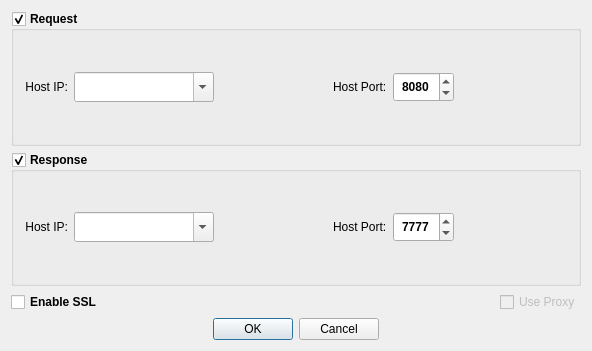
<?xml version="1.0" encoding="UTF-8"?>
<ui version="4.0">
 <class>HttpOutEditor</class>
 <widget class="QWidget" name="HttpOutEditor">
  <property name="geometry">
   <rect>
    <x>0</x>
    <y>0</y>
    <width>592</width>
    <height>351</height>
   </rect>
  </property>
  <property name="windowTitle">
   <string>HttpOutEditor</string>
  </property>
  <layout class="QVBoxLayout" name="verticalLayout_2">
   <item>
    <widget class="QGroupBox" name="RequestGroup">
     <property name="enabled">
      <bool>true</bool>
     </property>
     <property name="font">
      <font>
       <pointsize>9</pointsize>
       <weight>75</weight>
       <bold>true</bold>
      </font>
     </property>
     <property name="autoFillBackground">
      <bool>false</bool>
     </property>
     <property name="title">
      <string>Request</string>
     </property>
     <property name="checkable">
      <bool>true</bool>
     </property>
     <layout class="QGridLayout" name="gridLayout">
      <item row="0" column="0">
       <widget class="QLabel" name="label_12">
        <property name="font">
         <font>
          <pointsize>9</pointsize>
          <weight>50</weight>
          <bold>false</bold>
         </font>
        </property>
        <property name="text">
         <string>Host IP:</string>
        </property>
        <property name="alignment">
         <set>Qt::AlignRight|Qt::AlignTrailing|Qt::AlignVCenter</set>
        </property>
       </widget>
      </item>
      <item row="0" column="1">
       <widget class="QComboBox" name="RequestHostIpEdit">
        <property name="sizePolicy">
         <sizepolicy hsizetype="MinimumExpanding" vsizetype="Fixed">
          <horstretch>0</horstretch>
          <verstretch>0</verstretch>
         </sizepolicy>
        </property>
        <property name="minimumSize">
         <size>
          <width>140</width>
          <height>30</height>
         </size>
        </property>
        <property name="maximumSize">
         <size>
          <width>145</width>
          <height>16777215</height>
         </size>
        </property>
        <property name="font">
         <font>
          <pointsize>11</pointsize>
          <weight>50</weight>
          <bold>false</bold>
         </font>
        </property>
        <property name="editable">
         <bool>true</bool>
        </property>
       </widget>
      </item>
      <item row="0" column="2">
       <spacer name="horizontalSpacer">
        <property name="orientation">
         <enum>Qt::Horizontal</enum>
        </property>
        <property name="sizeHint" stdset="0">
         <size>
          <width>84</width>
          <height>20</height>
         </size>
        </property>
       </spacer>
      </item>
      <item row="0" column="3">
       <widget class="QLabel" name="label_13">
        <property name="font">
         <font>
          <pointsize>9</pointsize>
          <weight>50</weight>
          <bold>false</bold>
         </font>
        </property>
        <property name="text">
         <string>Host Port:</string>
        </property>
       </widget>
      </item>
      <item row="0" column="4">
       <widget class="QSpinBox" name="RequestHostPortSpin">
        <property name="sizePolicy">
         <sizepolicy hsizetype="Minimum" vsizetype="Fixed">
          <horstretch>0</horstretch>
          <verstretch>0</verstretch>
         </sizepolicy>
        </property>
        <property name="minimumSize">
         <size>
          <width>0</width>
          <height>30</height>
         </size>
        </property>
        <property name="maximumSize">
         <size>
          <width>80</width>
          <height>16777215</height>
         </size>
        </property>
        <property name="alignment">
         <set>Qt::AlignCenter</set>
        </property>
        <property name="maximum">
         <number>65535</number>
        </property>
        <property name="value">
         <number>8080</number>
        </property>
       </widget>
      </item>
      <item row="0" column="5">
       <spacer name="horizontalSpacer_5">
        <property name="orientation">
         <enum>Qt::Horizontal</enum>
        </property>
        <property name="sizeHint" stdset="0">
         <size>
          <width>85</width>
          <height>20</height>
         </size>
        </property>
       </spacer>
      </item>
     </layout>
    </widget>
   </item>
   <item>
    <widget class="QGroupBox" name="ResponseGroup">
     <property name="font">
      <font>
       <pointsize>9</pointsize>
       <weight>75</weight>
       <bold>true</bold>
      </font>
     </property>
     <property name="title">
      <string>Response</string>
     </property>
     <property name="checkable">
      <bool>true</bool>
     </property>
     <layout class="QGridLayout" name="gridLayout_2">
      <item row="0" column="0">
       <widget class="QLabel" name="label_14">
        <property name="font">
         <font>
          <pointsize>9</pointsize>
          <weight>50</weight>
          <bold>false</bold>
         </font>
        </property>
        <property name="text">
         <string>Host IP:</string>
        </property>
        <property name="alignment">
         <set>Qt::AlignRight|Qt::AlignTrailing|Qt::AlignVCenter</set>
        </property>
       </widget>
      </item>
      <item row="0" column="1">
       <layout class="QHBoxLayout" name="horizontalLayout">
        <item>
         <widget class="QComboBox" name="ResponseHostIpEdit">
          <property name="sizePolicy">
           <sizepolicy hsizetype="MinimumExpanding" vsizetype="Fixed">
            <horstretch>0</horstretch>
            <verstretch>0</verstretch>
           </sizepolicy>
          </property>
          <property name="minimumSize">
           <size>
            <width>140</width>
            <height>30</height>
           </size>
          </property>
          <property name="maximumSize">
           <size>
            <width>145</width>
            <height>16777215</height>
           </size>
          </property>
          <property name="editable">
           <bool>true</bool>
          </property>
         </widget>
        </item>
        <item>
         <spacer name="horizontalSpacer_2">
          <property name="orientation">
           <enum>Qt::Horizontal</enum>
          </property>
          <property name="sizeHint" stdset="0">
           <size>
            <width>40</width>
            <height>20</height>
           </size>
          </property>
         </spacer>
        </item>
        <item>
         <widget class="QLabel" name="label_15">
          <property name="font">
           <font>
            <pointsize>9</pointsize>
            <weight>50</weight>
            <bold>false</bold>
           </font>
          </property>
          <property name="text">
           <string>Host Port:</string>
          </property>
         </widget>
        </item>
        <item>
         <widget class="QSpinBox" name="ResponseHostPortSpin">
          <property name="sizePolicy">
           <sizepolicy hsizetype="Minimum" vsizetype="Fixed">
            <horstretch>0</horstretch>
            <verstretch>0</verstretch>
           </sizepolicy>
          </property>
          <property name="minimumSize">
           <size>
            <width>0</width>
            <height>30</height>
           </size>
          </property>
          <property name="maximumSize">
           <size>
            <width>80</width>
            <height>16777215</height>
           </size>
          </property>
          <property name="alignment">
           <set>Qt::AlignCenter</set>
          </property>
          <property name="maximum">
           <number>65535</number>
          </property>
          <property name="value">
           <number>7777</number>
          </property>
         </widget>
        </item>
        <item>
         <spacer name="horizontalSpacer_6">
          <property name="orientation">
           <enum>Qt::Horizontal</enum>
          </property>
          <property name="sizeHint" stdset="0">
           <size>
            <width>40</width>
            <height>20</height>
           </size>
          </property>
         </spacer>
        </item>
       </layout>
      </item>
     </layout>
    </widget>
   </item>
   <item>
    <layout class="QHBoxLayout" name="horizontalLayout_4">
     <item>
      <widget class="QCheckBox" name="EnableSslCheck">
       <property name="font">
        <font>
         <pointsize>9</pointsize>
         <weight>75</weight>
         <bold>true</bold>
        </font>
       </property>
       <property name="text">
        <string>Enable SSL</string>
       </property>
      </widget>
     </item>
     <item alignment="Qt::AlignRight">
      <widget class="QCheckBox" name="EnableProxyCheck">
       <property name="enabled">
        <bool>false</bool>
       </property>
       <property name="text">
        <string>Use Proxy</string>
       </property>
      </widget>
     </item>
    </layout>
   </item>
   <item>
    <layout class="QHBoxLayout" name="horizontalLayout_5">
     <item>
      <spacer name="horizontalSpacer_4">
       <property name="orientation">
        <enum>Qt::Horizontal</enum>
       </property>
       <property name="sizeType">
        <enum>QSizePolicy::Fixed</enum>
       </property>
       <property name="sizeHint" stdset="0">
        <size>
         <width>108</width>
         <height>17</height>
        </size>
       </property>
      </spacer>
     </item>
     <item>
      <widget class="QDialogButtonBox" name="buttonBox">
       <property name="sizePolicy">
        <sizepolicy hsizetype="Fixed" vsizetype="Fixed">
         <horstretch>0</horstretch>
         <verstretch>0</verstretch>
        </sizepolicy>
       </property>
       <property name="standardButtons">
        <set>QDialogButtonBox::Cancel|QDialogButtonBox::Ok</set>
       </property>
      </widget>
     </item>
     <item>
      <spacer name="horizontalSpacer_3">
       <property name="orientation">
        <enum>Qt::Horizontal</enum>
       </property>
       <property name="sizeType">
        <enum>QSizePolicy::Fixed</enum>
       </property>
       <property name="sizeHint" stdset="0">
        <size>
         <width>108</width>
         <height>17</height>
        </size>
       </property>
      </spacer>
     </item>
    </layout>
   </item>
  </layout>
 </widget>
 <layoutdefault spacing="6" margin="11"/>
 <resources/>
 <connections/>
</ui>
